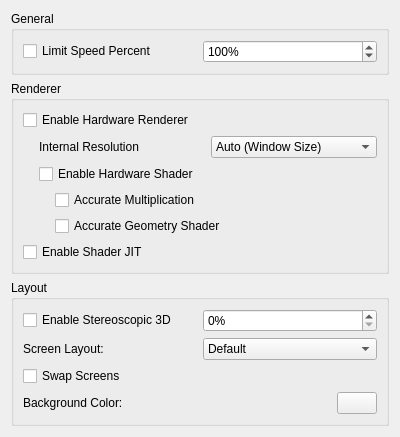
<?xml version="1.0" encoding="UTF-8"?>
<ui version="4.0">
 <class>ConfigureGraphics</class>
 <widget class="QWidget" name="ConfigureGraphics">
  <property name="geometry">
   <rect>
    <x>0</x>
    <y>0</y>
    <width>400</width>
    <height>427</height>
   </rect>
  </property>
  <property name="windowTitle">
   <string>Form</string>
  </property>
  <layout class="QVBoxLayout" name="verticalLayout">
   <item>
    <widget class="QGroupBox" name="generalBox">
     <property name="title">
      <string>General</string>
     </property>
     <layout class="QVBoxLayout" name="verticalLayout_2">
      <item>
       <layout class="QHBoxLayout" name="horizontalLayout_2">
        <item>
         <widget class="QCheckBox" name="toggle_frame_limit">
          <property name="text">
           <string>Limit Speed Percent</string>
          </property>
         </widget>
        </item>
        <item>
         <widget class="QSpinBox" name="frame_limit">
          <property name="suffix">
           <string>%</string>
          </property>
          <property name="minimum">
           <number>1</number>
          </property>
          <property name="maximum">
           <number>9999</number>
          </property>
          <property name="value">
           <number>100</number>
          </property>
         </widget>
        </item>
       </layout>
      </item>
     </layout>
    </widget>
   </item>
   <item>
    <widget class="QGroupBox" name="rendererBox">
     <property name="title">
      <string>Renderer</string>
     </property>
     <layout class="QVBoxLayout" name="verticalLayout_6">
      <item>
       <widget class="QCheckBox" name="toggle_hw_renderer">
        <property name="toolTip">
         <string>&lt;html&gt;&lt;head/&gt;&lt;body&gt;&lt;p&gt;Use OpenGL to accelerate rendering.&lt;/p&gt;&lt;p&gt;Disable to debug graphics-related problem.&lt;/p&gt;&lt;/body&gt;&lt;/html&gt;</string>
        </property>
        <property name="text">
         <string>Enable Hardware Renderer</string>
        </property>
       </widget>
      </item>
      <item>
       <widget class="QWidget" name="hw_renderer_group" native="true">
        <layout class="QVBoxLayout" name="verticalLayout_5">
         <property name="leftMargin">
          <number>16</number>
         </property>
         <property name="topMargin">
          <number>0</number>
         </property>
         <property name="rightMargin">
          <number>0</number>
         </property>
         <property name="bottomMargin">
          <number>0</number>
         </property>
         <item>
          <layout class="QHBoxLayout" name="horizontalLayout">
           <item>
            <widget class="QLabel" name="label">
             <property name="text">
              <string>Internal Resolution</string>
             </property>
            </widget>
           </item>
           <item>
            <widget class="QComboBox" name="resolution_factor_combobox">
             <item>
              <property name="text">
               <string>Auto (Window Size)</string>
              </property>
             </item>
             <item>
              <property name="text">
               <string>Native (400x240)</string>
              </property>
             </item>
             <item>
              <property name="text">
               <string>2x Native (800x480)</string>
              </property>
             </item>
             <item>
              <property name="text">
               <string>3x Native (1200x720)</string>
              </property>
             </item>
             <item>
              <property name="text">
               <string>4x Native (1600x960)</string>
              </property>
             </item>
             <item>
              <property name="text">
               <string>5x Native (2000x1200)</string>
              </property>
             </item>
             <item>
              <property name="text">
               <string>6x Native (2400x1440)</string>
              </property>
             </item>
             <item>
              <property name="text">
               <string>7x Native (2800x1680)</string>
              </property>
             </item>
             <item>
              <property name="text">
               <string>8x Native (3200x1920)</string>
              </property>
             </item>
             <item>
              <property name="text">
               <string>9x Native (3600x2160)</string>
              </property>
             </item>
             <item>
              <property name="text">
               <string>10x Native (4000x2400)</string>
              </property>
             </item>
            </widget>
           </item>
          </layout>
         </item>
         <item>
          <widget class="QCheckBox" name="toggle_hw_shader">
           <property name="toolTip">
            <string>&lt;html&gt;&lt;head/&gt;&lt;body&gt;&lt;p&gt;Use OpenGL to accelerate shader emulation.&lt;/p&gt;&lt;p&gt;Requires a relatively powerful GPU for better performance.&lt;/p&gt;&lt;/body&gt;&lt;/html&gt;</string>
           </property>
           <property name="text">
            <string>Enable Hardware Shader</string>
           </property>
          </widget>
         </item>
         <item>
          <widget class="QWidget" name="hw_shader_group" native="true">
           <layout class="QVBoxLayout" name="verticalLayout_7">
            <property name="leftMargin">
             <number>16</number>
            </property>
            <property name="topMargin">
             <number>0</number>
            </property>
            <property name="rightMargin">
             <number>0</number>
            </property>
            <property name="bottomMargin">
             <number>0</number>
            </property>
            <item>
             <widget class="QCheckBox" name="toggle_accurate_mul">
              <property name="toolTip">
               <string>&lt;html&gt;&lt;head/&gt;&lt;body&gt;&lt;p&gt;Correctly handle all edge cases in multiplication operation in shaders. &lt;/p&gt;&lt;p&gt;Some games requires this to be enabled for the hardware shader to render properly.&lt;/p&gt;&lt;p&gt;However this would reduce performance in most games.&lt;/p&gt;&lt;/body&gt;&lt;/html&gt;</string>
              </property>
              <property name="text">
               <string>Accurate Multiplication</string>
              </property>
             </widget>
            </item>
            <item>
             <widget class="QCheckBox" name="toggle_accurate_gs">
              <property name="toolTip">
               <string>&lt;html&gt;&lt;head/&gt;&lt;body&gt;&lt;p&gt;Force to fall back to software shader emulation when geometry shaders are used. &lt;/p&gt;&lt;p&gt;Some games require this to be enabled for the hardware shader to render properly.&lt;/p&gt;&lt;p&gt;However this might reduce performance in some games&lt;/p&gt;&lt;/body&gt;&lt;/html&gt;</string>
              </property>
              <property name="text">
               <string>Accurate Geometry Shader</string>
              </property>
             </widget>
            </item>
           </layout>
          </widget>
         </item>
        </layout>
       </widget>
      </item>
      <item>
       <widget class="QCheckBox" name="toggle_shader_jit">
        <property name="toolTip">
         <string>&lt;html&gt;&lt;head/&gt;&lt;body&gt;&lt;p&gt;Use the JIT engine instead of the interpreter for software shader emulation. &lt;/p&gt;&lt;p&gt;Enable this for better performance.&lt;/p&gt;&lt;/body&gt;&lt;/html&gt;</string>
        </property>
        <property name="text">
         <string>Enable Shader JIT</string>
        </property>
       </widget>
      </item>
     </layout>
    </widget>
   </item>
   <item>
    <widget class="QGroupBox" name="layoutBox">
     <property name="title">
      <string>Layout</string>
     </property>
     <layout class="QVBoxLayout" name="verticalLayout_3">
      <item>
       <layout class="QHBoxLayout" name="horizontalLayout_5">
        <item>
         <widget class="QCheckBox" name="toggle_3d">
          <property name="text">
           <string>Enable Stereoscopic 3D</string>
          </property>
         </widget>
        </item>
        <item>
         <widget class="QSpinBox" name="factor_3d">
          <property name="suffix">
           <string>%</string>
          </property>
          <property name="minimum">
           <number>0</number>
          </property>
          <property name="maximum">
           <number>100</number>
          </property>
          <property name="value">
           <number>0</number>
          </property>
         </widget>
        </item>
       </layout>
      </item>
      <item>
       <layout class="QHBoxLayout" name="horizontalLayout_4">
        <item>
         <widget class="QLabel" name="label1">
          <property name="text">
           <string>Screen Layout:</string>
          </property>
         </widget>
        </item>
        <item>
         <widget class="QComboBox" name="layout_combobox">
          <item>
           <property name="text">
            <string>Default</string>
           </property>
          </item>
          <item>
           <property name="text">
            <string>Single Screen</string>
           </property>
          </item>
          <item>
           <property name="text">
            <string>Large Screen</string>
           </property>
          </item>
          <item>
           <property name="text">
            <string>Side by Side</string>
           </property>
          </item>
          <item>
           <property name="text">
            <string>Hybrid Screen</string>
           </property>
          </item>
         </widget>
        </item>
       </layout>
      </item>
      <item>
       <widget class="QCheckBox" name="swap_screen">
        <property name="text">
         <string>Swap Screens</string>
        </property>
       </widget>
      </item>
      <item>
       <layout class="QHBoxLayout" name="horizontalLayout_6">
        <item>
         <widget class="QLabel" name="bg_label">
          <property name="text">
           <string>Background Color:</string>
          </property>
         </widget>
        </item>
        <item>
         <widget class="QPushButton" name="bg_button">
          <property name="maximumSize">
           <size>
            <width>40</width>
            <height>16777215</height>
           </size>
          </property>
         </widget>
        </item>
       </layout>
      </item>
     </layout>
    </widget>
   </item>
   <item>
    <spacer name="verticalSpacer">
     <property name="orientation">
      <enum>Qt::Vertical</enum>
     </property>
     <property name="sizeHint" stdset="0">
      <size>
       <width>20</width>
       <height>40</height>
      </size>
     </property>
    </spacer>
   </item>
  </layout>
 </widget>
 <resources/>
 <connections/>
</ui>
